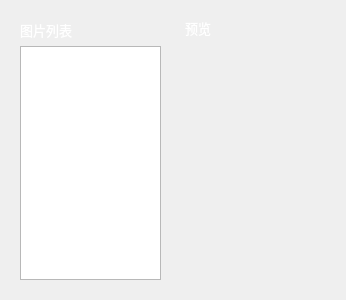
                  <widget class="QWidget" name="verticalWidget_31" native="true">
                   <property name="minimumSize">
                    <size>
                     <width>0</width>
                     <height>300</height>
                    </size>
                   </property>
                   <property name="maximumSize">
                    <size>
                     <width>16777215</width>
                     <height>16777215</height>
                    </size>
                   </property>
                   <property name="styleSheet">
                    <string notr="true">#verticalWidget_31{
	border: 1px solid rgba(197, 197, 197,50);
	
	background-color: rgba(255, 255, 255, 20);
	border-radius: 5px;
}</string>
                   </property>
                   <layout class="QHBoxLayout" name="horizontalLayout_40" stretch="1,1">
                    <item>
                     <widget class="QWidget" name="widget_4" native="true">
                      <property name="styleSheet">
                       <string notr="true"/>
                      </property>
                      <layout class="QVBoxLayout" name="verticalLayout_36">
                       <item>
                        <widget class="QLabel" name="label_70">
                         <property name="font">
                          <font>
                           <family>OPPOSans B</family>
                           <pointsize>10</pointsize>
                           <stylestrategy>PreferAntialias</stylestrategy>
                          </font>
                         </property>
                         <property name="styleSheet">
                          <string notr="true">color: rgb(255, 255, 255);</string>
                         </property>
                         <property name="text">
                          <string>图片列表</string>
                         </property>
                        </widget>
                       </item>
                       <item>
                        <widget class="QListView" name="listView"/>
                       </item>
                      </layout>
                     </widget>
                    </item>
                    <item>
                     <widget class="QWidget" name="widget_3" native="true">
                      <property name="styleSheet">
                       <string notr="true"/>
                      </property>
                      <layout class="QVBoxLayout" name="verticalLayout_37">
                       <item>
                        <widget class="QLabel" name="label_72">
                         <property name="maximumSize">
                          <size>
                           <width>16777215</width>
                           <height>16</height>
                          </size>
                         </property>
                         <property name="font">
                          <font>
                           <family>OPPOSans B</family>
                           <pointsize>10</pointsize>
                           <stylestrategy>PreferAntialias</stylestrategy>
                          </font>
                         </property>
                         <property name="styleSheet">
                          <string notr="true">color: rgb(255, 255, 255);</string>
                         </property>
                         <property name="text">
                          <string>预览</string>
                         </property>
                        </widget>
                       </item>
                       <item>
                        <widget class="QWidget" name="widget_5" native="true">
                         <property name="styleSheet">
                          <string notr="true"/>
                         </property>
                        </widget>
                       </item>
                      </layout>
                     </widget>
                    </item>
                   </layout>
                  </widget>
